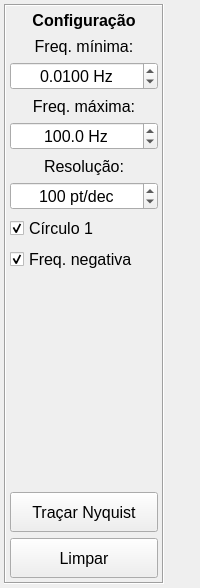
      <widget class="QWidget" name="tabNiquist">
       <attribute name="title">
        <string>Diagrama de Nyquist</string>
       </attribute>
       <layout class="QHBoxLayout" name="horizontalLayout_6">
        <property name="margin">
         <number>4</number>
        </property>
        <item>
         <widget class="QFrame" name="frameNyquist">
          <property name="minimumSize">
           <size>
            <width>160</width>
            <height>0</height>
           </size>
          </property>
          <property name="maximumSize">
           <size>
            <width>160</width>
            <height>16777215</height>
           </size>
          </property>
          <property name="frameShape">
           <enum>QFrame::Box</enum>
          </property>
          <property name="frameShadow">
           <enum>QFrame::Sunken</enum>
          </property>
          <layout class="QVBoxLayout" name="verticalLayout_9">
           <property name="margin">
            <number>4</number>
           </property>
           <item>
            <widget class="QLabel" name="labelNyqTit">
             <property name="minimumSize">
              <size>
               <width>0</width>
               <height>20</height>
              </size>
             </property>
             <property name="maximumSize">
              <size>
               <width>16777215</width>
               <height>20</height>
              </size>
             </property>
             <property name="font">
              <font>
               <pointsize>12</pointsize>
               <weight>75</weight>
               <bold>true</bold>
              </font>
             </property>
             <property name="text">
              <string>Configuração</string>
             </property>
             <property name="alignment">
              <set>Qt::AlignCenter</set>
             </property>
            </widget>
           </item>
           <item>
            <widget class="QLabel" name="labelFminNyq">
             <property name="minimumSize">
              <size>
               <width>0</width>
               <height>20</height>
              </size>
             </property>
             <property name="maximumSize">
              <size>
               <width>16777215</width>
               <height>20</height>
              </size>
             </property>
             <property name="font">
              <font>
               <pointsize>12</pointsize>
              </font>
             </property>
             <property name="lineWidth">
              <number>0</number>
             </property>
             <property name="midLineWidth">
              <number>0</number>
             </property>
             <property name="text">
              <string>Freq. mínima:</string>
             </property>
             <property name="alignment">
              <set>Qt::AlignCenter</set>
             </property>
            </widget>
           </item>
           <item>
            <widget class="QDoubleSpinBox" name="doubleSpinFminNyq">
             <property name="minimumSize">
              <size>
               <width>0</width>
               <height>25</height>
              </size>
             </property>
             <property name="font">
              <font>
               <pointsize>12</pointsize>
              </font>
             </property>
             <property name="toolTip">
              <string>Entre com a frequência mínima para o cálculo do diagrama de Nyquist</string>
             </property>
             <property name="alignment">
              <set>Qt::AlignCenter</set>
             </property>
             <property name="buttonSymbols">
              <enum>QAbstractSpinBox::UpDownArrows</enum>
             </property>
             <property name="suffix">
              <string notr="true"> Hz</string>
             </property>
             <property name="decimals">
              <number>4</number>
             </property>
             <property name="minimum">
              <double>0.000100000000000</double>
             </property>
             <property name="maximum">
              <double>2000.000000000000000</double>
             </property>
             <property name="value">
              <double>0.010000000000000</double>
             </property>
            </widget>
           </item>
           <item>
            <widget class="QLabel" name="labelFmaxNyq">
             <property name="minimumSize">
              <size>
               <width>0</width>
               <height>20</height>
              </size>
             </property>
             <property name="maximumSize">
              <size>
               <width>16777215</width>
               <height>20</height>
              </size>
             </property>
             <property name="font">
              <font>
               <pointsize>12</pointsize>
              </font>
             </property>
             <property name="lineWidth">
              <number>0</number>
             </property>
             <property name="midLineWidth">
              <number>0</number>
             </property>
             <property name="text">
              <string>Freq. máxima:</string>
             </property>
             <property name="alignment">
              <set>Qt::AlignCenter</set>
             </property>
            </widget>
           </item>
           <item>
            <widget class="QDoubleSpinBox" name="doubleSpinFmaxNyq">
             <property name="minimumSize">
              <size>
               <width>0</width>
               <height>25</height>
              </size>
             </property>
             <property name="font">
              <font>
               <pointsize>12</pointsize>
              </font>
             </property>
             <property name="toolTip">
              <string>Entre com a frequência máxima para o cálculo do diagrama de Nyquist</string>
             </property>
             <property name="alignment">
              <set>Qt::AlignCenter</set>
             </property>
             <property name="buttonSymbols">
              <enum>QAbstractSpinBox::UpDownArrows</enum>
             </property>
             <property name="suffix">
              <string notr="true"> Hz</string>
             </property>
             <property name="decimals">
              <number>1</number>
             </property>
             <property name="minimum">
              <double>0.000000000000000</double>
             </property>
             <property name="maximum">
              <double>100000.000000000000000</double>
             </property>
             <property name="value">
              <double>100.000000000000000</double>
             </property>
            </widget>
           </item>
           <item>
            <widget class="QLabel" name="labelNyqRes">
             <property name="minimumSize">
              <size>
               <width>0</width>
               <height>20</height>
              </size>
             </property>
             <property name="maximumSize">
              <size>
               <width>16777215</width>
               <height>20</height>
              </size>
             </property>
             <property name="font">
              <font>
               <pointsize>12</pointsize>
              </font>
             </property>
             <property name="lineWidth">
              <number>0</number>
             </property>
             <property name="midLineWidth">
              <number>0</number>
             </property>
             <property name="text">
              <string>Resolução:</string>
             </property>
             <property name="alignment">
              <set>Qt::AlignCenter</set>
             </property>
            </widget>
           </item>
           <item>
            <widget class="QDoubleSpinBox" name="doubleSpinNyqRes">
             <property name="minimumSize">
              <size>
               <width>0</width>
               <height>25</height>
              </size>
             </property>
             <property name="font">
              <font>
               <pointsize>12</pointsize>
              </font>
             </property>
             <property name="toolTip">
              <string>Entre com o número de pontos por década para o traçado do diagrama de Nyquist</string>
             </property>
             <property name="alignment">
              <set>Qt::AlignCenter</set>
             </property>
             <property name="buttonSymbols">
              <enum>QAbstractSpinBox::UpDownArrows</enum>
             </property>
             <property name="suffix">
              <string notr="true"> pt/dec</string>
             </property>
             <property name="decimals">
              <number>0</number>
             </property>
             <property name="minimum">
              <double>5.000000000000000</double>
             </property>
             <property name="maximum">
              <double>1000.000000000000000</double>
             </property>
             <property name="value">
              <double>100.000000000000000</double>
             </property>
            </widget>
           </item>
           <item>
            <widget class="QCheckBox" name="checkBoxNyqCirc">
             <property name="font">
              <font>
               <pointsize>12</pointsize>
              </font>
             </property>
             <property name="toolTip">
              <string>Selecione para traçar u círculo de raio 1 centrado na origem</string>
             </property>
             <property name="text">
              <string>Círculo 1</string>
             </property>
             <property name="checked">
              <bool>true</bool>
             </property>
            </widget>
           </item>
           <item>
            <widget class="QCheckBox" name="checkBoxNyqNegFreq">
             <property name="font">
              <font>
               <pointsize>12</pointsize>
              </font>
             </property>
             <property name="toolTip">
              <string>Selecione para traçar também o diagrama para frequências negativas</string>
             </property>
             <property name="text">
              <string>Freq. negativa</string>
             </property>
             <property name="checked">
              <bool>true</bool>
             </property>
            </widget>
           </item>
           <item>
            <spacer name="verticalSpacerNyq">
             <property name="orientation">
              <enum>Qt::Vertical</enum>
             </property>
             <property name="sizeHint" stdset="0">
              <size>
               <width>20</width>
               <height>214</height>
              </size>
             </property>
            </spacer>
           </item>
           <item>
            <widget class="QPushButton" name="btnPlotNyquist">
             <property name="minimumSize">
              <size>
               <width>0</width>
               <height>40</height>
              </size>
             </property>
             <property name="font">
              <font>
               <pointsize>12</pointsize>
              </font>
             </property>
             <property name="toolTip">
              <string>Traçar o Diagrama de Nyquist</string>
             </property>
             <property name="text">
              <string>Traçar Nyquist</string>
             </property>
            </widget>
           </item>
           <item>
            <widget class="QPushButton" name="btnClearNyquist">
             <property name="minimumSize">
              <size>
               <width>0</width>
               <height>40</height>
              </size>
             </property>
             <property name="font">
              <font>
               <pointsize>12</pointsize>
              </font>
             </property>
             <property name="toolTip">
              <string>Limpar a área do gráfico</string>
             </property>
             <property name="text">
              <string>Limpar</string>
             </property>
            </widget>
           </item>
          </layout>
         </widget>
        </item>
        <item>
         <layout class="QVBoxLayout" name="VBoxLayoutNyquist">
          <item>
           <widget class="MatplotlibWidget" name="mplNyquist"/>
          </item>
         </layout>
        </item>
       </layout>
      </widget>
